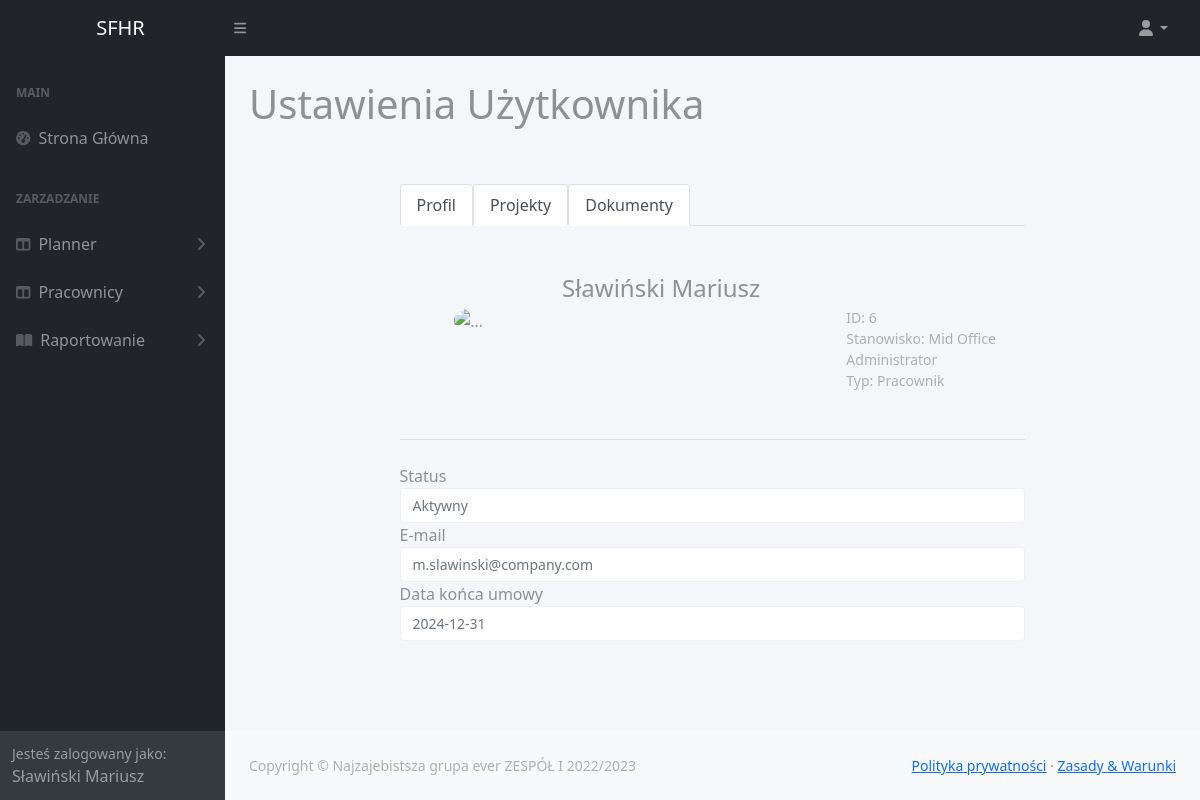
Page /Ustawienia_uzytkownika.php (signed in) on the committed database.
### tables this page shows
CREATE TABLE `users` (
  `id_user` int(255) NOT NULL,
  `full_name` text NOT NULL,
  `position` text NOT NULL,
  `type` text NOT NULL,
  `status` text NOT NULL,
  `email` text NOT NULL,
  `password` text NOT NULL,
  `end_date` date NOT NULL
);

### Ustawienia_uzytkownika.php (the view, shortened to what this page needs)
<?php
$servername = "localhost";
$username = "root";
$password = "";
$dbname = "projekt";
$conn = new mysqli($servername, $username, $password, $dbname);
$getemail = $_SESSION['email'];
$sql = "SELECT id_user, full_name, position, type, status, email, end_date FROM users WHERE `email` = '$getemail'";
$query = mysqli_query($conn, $sql);
$result = mysqli_fetch_assoc($query);
$id = $result['id_user'];
$stanowisko = $result['position'];
$tp = $result['type'];
$status = $result['status'];
$email = $result['email'];
$datakonca = $result['end_date'];
?>
<!DOCTYPE html>
<html lang="en">
    <head>
        <link href="css/styles.css" rel="stylesheet" />
    </head>
    <body class="body_class">
        <nav class="sb-topnav navbar navbar-expand navbar-dark bg-dark">
            <a class="Branding_Panel ps-3" href="homepage.php">SFHR</a>
            <button class="btn btn-link btn-sm order-1 order-lg-0 me-4 me-lg-0" id="sidebarToggle" href="#!"><i class="fas fa-bars"></i></button>
            <ul class="navbar-nav ms-auto ms-md-0 me-3 me-lg-4">
                <li class="nav-item dropdown">
                    <a class="nav-link dropdown-toggle" id="navbarDropdown" href="#" role="button" data-bs-toggle="dropdown" aria-expanded="false"><i class="fas fa-user fa-fw"></i></a>
                </li>
            </ul>
        </nav>
        <div id="layoutSidenav">
            <div id="layoutSidenav_nav">
                <nav class="sb-sidenav accordion sb-sidenav-dark" id="sidenavAccordion">
                    <div class="sb-sidenav-menu">
                        <div class="nav">
                            <div class="sb-sidenav-menu-heading">Main</div>
                            <a class="nav-link" href="homepage.php">
                            <div class="sb-nav-link-icon"><i class="fas fa-tachometer-alt"></i></div>
                            Strona Główna
                            </a>
                            <div class="sb-sidenav-menu-heading">Zarzadzanie</div>
                            <a class="nav-link collapsed" href="#" data-bs-toggle="collapse" data-bs-target="#collapseLayouts1" aria-expanded="false" aria-controls="collapseLayouts1">
                                <div class="sb-nav-link-icon"><i class="fas fa-columns"></i></div>
                                Planner
                                <div class="sb-sidenav-collapse-arrow"><i class="fas fa-angle-down"></i></div>
                            </a>
                            <a class = "nav-link collapsed" href="#" data-bs-toggle="collapse" data-bs-target="#collapseLayouts2" aria-expanded = "false" aria-controls="collapseLayouts2">
                                <div class="sb-nav-link-icon"><i class="fas fa-columns"></i></div>
                                Pracownicy
                                <div class="sb-sidenav-collapse-arrow"><i class="fas fa-angle-down"></i></div>
                            </a>
                            <a class="nav-link collapsed" href="#" data-bs-toggle="collapse" data-bs-target="#collapsePages" aria-expanded="false" aria-controls="collapsePages">
                                <div class="sb-nav-link-icon"><i class="fas fa-book-open"></i></div>
                                Raportowanie
                                <div class="sb-sidenav-collapse-arrow"><i class="fas fa-angle-down"></i></div>
                            </a>
                        </div>
                    </div>
                    <div class="sb-sidenav-footer">
                        <div class="small">Jesteś zalogowany jako:</div>
                        <?php echo $_SESSION['user_full_name'];?>
                    </div>
                </nav>
            </div>
    <div id="layoutSidenav_content">
                <main>
                    <div class="container-fluid px-4">
                        <h1 class="mt-4">Ustawienia Użytkownika</h1>
                    </div>
                </main>
<body>
<div class="container">
<div class="row justify-content-center">
    <div class="col-12 col-lg-10 col-xl-8 mx-auto">
        <div class="my-4">
            <ul class="nav nav-tabs mb-4" id="myTab" role="tablist">
                <li class="nav-item">
                    <a class="nav-link active" id="home-tab" data-toggle="tab" href="" role="tab" aria-controls="home" aria-selected="false">Profil</a>
                </li>
                <li class="nav-item">
                    <a class="nav-link active" id="home-tab" data-toggle="tab" href="" role="tab" aria-controls="home" aria-selected="false">Projekty</a>
                </li>
                <li class="nav-item">
                    <a class="nav-link active" id="home-tab" data-toggle="tab" href="" role="tab" aria-controls="home" aria-selected="false">Dokumenty</a>
                </li>
            </ul>
            <form>
                <div class="row mt-5 align-items-center">
                    <div class="col-md-3 text-center mb-5">
                        <div class="avatar avatar-xl">
                            <img src="https://bootdey.com/img/Content/avatar/avatar6.png" alt="..." class="avatar-img rounded-circle" />
                        </div>
                    </div>
                    <div class="col">
                        <div class="row align-items-center">
                            <div class="col-md-7">
                                <h4 class="mb-1"><?php echo $_SESSION['user_full_name']?></h4>
                            </div>
                        </div>
                        <div class="row mb-4">
                            <div class="col-md-7">
                            </div>
                            <div class="col">
                                <p class="small mb-0 text-muted">ID: <?php echo $id; ?> </p>
                                <p class="small mb-0 text-muted">Stanowisko: <?php echo $stanowisko; ?> </p>
                                <p class="small mb-0 text-muted">Typ: <?php echo $tp; ?> </p>
                            </div>
                        </div>
                    </div>
                </div>
                <hr class="my-4" />
                <div class="form-group">
                    <label for="inputStanowisko">Status</label>
                    <input type="email" class="form-control" id="inputEmail4" placeholder="<?php echo $status ?>" />
                </div>
                <div class="form-group">
                    <label for="inputStanowisko">E-mail</label>
                    <input type="email" class="form-control" id="inputEmail4" placeholder="<?php echo $email ?>" />
                </div>
                <div class="form-group">
                    <label for="inputStanowisko">Data końca umowy</label>
                    <input type="email" class="form-control" id="inputEmail4" placeholder="<?php echo $datakonca ?>" />
                </div>
            </form>
        </div>
    </div>
</div>
</div>
</body>
                <footer class="py-4 bg-light mt-auto">
                    <div class="container-fluid px-4">
                        <div class="d-flex align-items-center justify-content-between small">
                            <div class="text-muted">Copyright &copy; Najzajebistsza grupa ever ZESPÓŁ I 2022/2023</div>
                            <div>
                                <a href="#">Polityka prywatności</a>
                                &middot;
                                <a href="#">Zasady &amp; Warunki</a>
                            </div>
                        </div>
                    </div>
                </footer>
    </div>
</div>
</body>
</html>

### Ustawienia_uzytkownika.php (style rules this page uses)
body { color: #8e9194; background-color: #f4f6f9; }
.avatar-xl img { width: 110px; }
.rounded-circle { border-radius: 50% !important; }
img { vertical-align: middle; border-style: none; }
.text-muted { color: #aeb0b4 !important; }
.text-muted { font-weight: 300; }
.form-control { display: block; width: 100%; height: calc(1.5em + 0.75rem + 2px); padding: 0.375rem 0.75rem; font-size: 0.875rem; font-weight: 400; line-height: 1.5; color: #4d5154; background-color: #ffffff; background-clip: padding-box; border: 1px solid #eef0f3; border-radius: 0.25rem; transition: border-color 0.15s ease-in-out, box-shadow 0.15s ease-in-out; }

### rows in the picture
users: id_user "6", position "Mid Office Administrator", type "Pracownik", status "Aktywny", email "m.slawinski@company.com", end_date "2024-12-31"

### other values in the picture
$_SESSION['user_full_name'] "Sławiński Mariusz"
